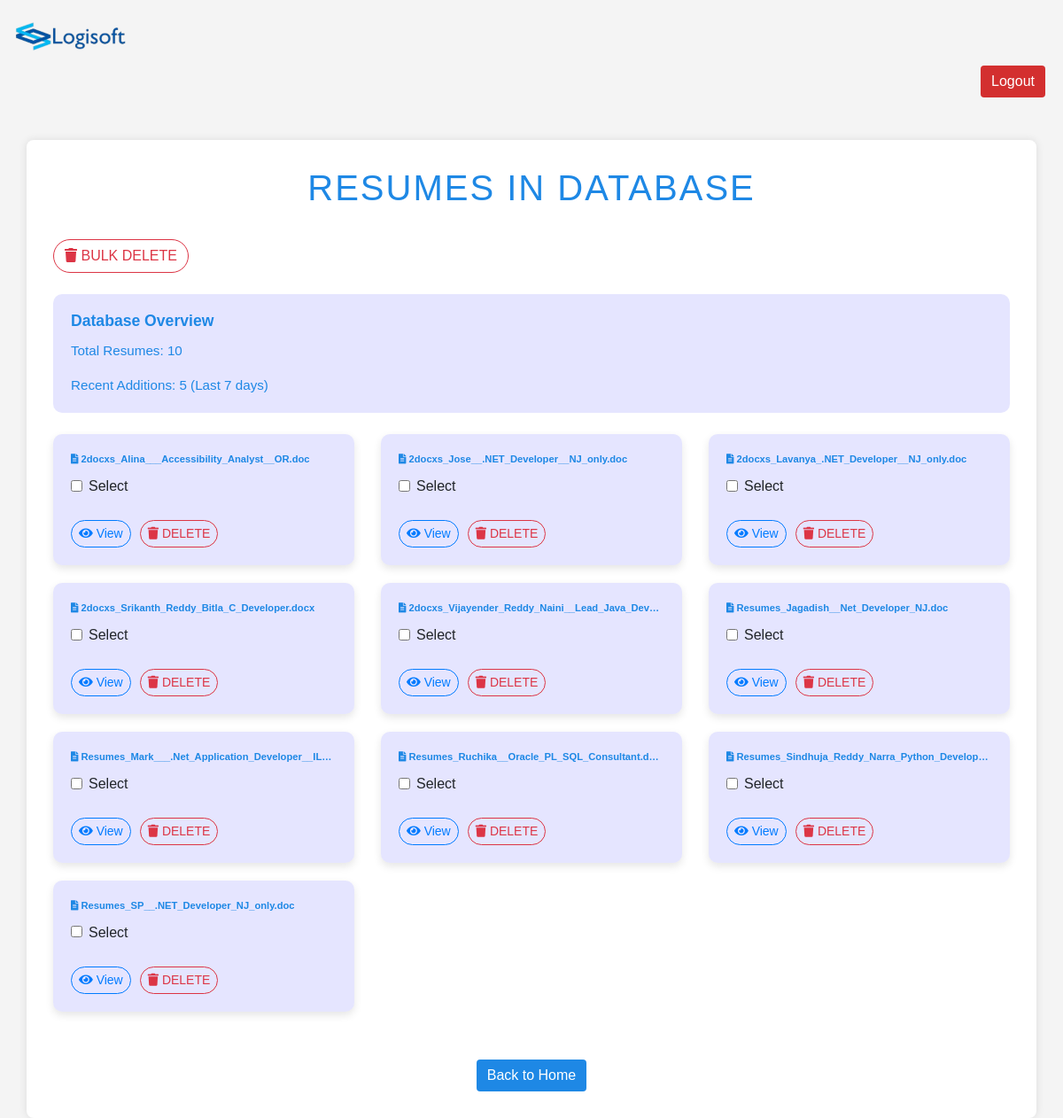
Screenshot of /view_database with the database file from the repository.
### tables this page shows
CREATE TABLE resumes (
            id INTEGER PRIMARY KEY AUTOINCREMENT,
            filename TEXT NOT NULL,
            content TEXT NOT NULL,
            name TEXT NOT NULL
        );

### app.py (the view)
@app.route('/view_database')
def view_database():
    conn = get_db()
    cursor = conn.cursor()
    cursor.execute("SELECT filename FROM resumes")
    resumes = cursor.fetchall()
    conn.close()
    return render_template('view_database.html', resumes=resumes)

### app.py (called while the page is built)
def get_db():
    conn = sqlite3.connect(DATABASE,timeout=10)
    return conn

### templates/view_database.html (shortened to what this page needs)
<!DOCTYPE html>
<html lang="en">
<head>
    <link href="https://stackpath.bootstrapcdn.com/bootstrap/4.5.2/css/bootstrap.min.css" rel="stylesheet">
    <link rel="stylesheet" href="https://cdnjs.cloudflare.com/ajax/libs/font-awesome/5.15.3/css/all.min.css">
    <link rel="stylesheet" href="{{ url_for('static', filename='styles.css') }}">
    <div class="logo-container">
        <img src="{{ url_for('static', filename='logo.png') }}" alt="Company Logo" class="logo">
    </div>
</head>
<body>
        <div class ="logout"><a href="{{ url_for('logout') }}" class="btn btn-danger">Logout</a></div>
    <div class="container mt-5">
        <h1 class="text-center mb-4">Resumes in Database</h1>
        <div class="mb-4">
            <button id="bulk-delete-btn" class="btn btn-outline-danger">
                <i class="fas fa-trash"></i> Bulk Delete
            </button>
        </div>
        <div class="statistics-panel overlay mb-4">
            <h5 class="card-title">Database Overview</h5>
            <p class="card-text">Total Resumes: {{ resumes|length }}</p>
            <p class="card-text">Recent Additions: 5 (Last 7 days)</p>
        </div>
<div class="row">
    {% for resume in resumes %}
        <div class="col-md-4">
            <div class="resume-card">
                <div class="resume-title">
                    <i class="fas fa-file-alt"></i> {{ resume[0] }}
                </div>
                <div class="form-check">
                    <input type="checkbox" class="form-check-input resume-checkbox" id="resume-{{ loop.index }}" value="{{ resume[0] }}">
                    <label class="form-check-label" for="resume-{{ loop.index }}">Select</label>
                </div>
                <div class="delete-section mt-3">
                    <a href="{{ url_for('view_word_document', filename=resume[0]) }}" class="btn btn-outline-primary btn-sm">
                        <i class="fas fa-eye"></i> View
                    </a>
                    <form action="{{ url_for('delete_resume', filename=resume[0]) }}" method="post" style="display:inline;" onsubmit="return confirmDeletion(this);">
                        <button type="button" class="btn btn-outline-danger btn-sm delete-btn" onclick="showPasswordField(this);">
                            <i class="fas fa-trash"></i> Delete
                        </button>
                    </form>
                </div>
            </div>
        </div>
    {% endfor %}
</div>
        <div class="text-center mt-4">
            <a href="{{ url_for('index') }}" class="btn btn-primary">Back to Home</a>
        </div>
    </div>
</body>
</html>

### static/styles.css (style rules this page uses)
body { font-family: 'Arial', sans-serif; background-color: #f4f4f4; margin: 0; padding: 0; }
.logo-container { display: flex; justify-content:left; margin-top: 20px; }
.logout { text-align: right; padding-right: 20px; }
.logo { max-width: 200px; height: auto; }
.container { background-color: white; padding: 30px; border-radius: 8px; box-shadow: 0px 0px 10px rgba(0, 0, 0, 0.1); }
h1 { font-size: 2.5rem; color: #1e88e5; margin-bottom: 20px; text-transform: uppercase; letter-spacing: 2px; }
button { border-radius: 25px; padding: 10px 30px; font-size: 1.1rem; text-transform: uppercase; }
.btn-primary { background-color: #1e88e5; border: none; }
.btn-danger { background-color: #d32f2f; border: none; }

### templates/view_database.html (style rules this page uses)
.resume-card { background: rgba(0, 0, 255, 0.1); border-radius: 10px; padding: 20px; margin-bottom: 20px; box-shadow: 0 4px 10px rgba(0, 0, 0, 0.1); transition: all 0.3s ease; }
.resume-title { font-size: 0.7rem; font-weight: bold; color: #1e88e5; margin-bottom: 10px; white-space: nowrap; overflow: hidden; text-overflow: ellipsis; display: block; }
.btn { margin-top: 10px; }
.btn-outline-primary, .btn-outline-danger { border-radius: 20px; transition: all 0.3s; }
.delete-section { display: flex; align-items: center; gap: 10px; }
.statistics-panel { background: rgba(0, 0, 255, 0.3); color: #1e88e5; border-radius: 10px; padding: 15px; margin-bottom: 30px; }
.statistics-panel h5 { font-size: 1.1rem; font-weight: 600; }
.statistics-panel p { font-size: 0.95rem; }
.overlay { background: rgba(0, 0, 255, 0.1); padding: 20px; border-radius: 10px; color: #1e88e5; }

### rows the page displays
resumes: filename "2docxs_Alina___Accessibility_Analyst__OR.doc"
resumes: filename "2docxs_Jose__.NET_Developer__NJ_only.doc"
resumes: filename "2docxs_Lavanya_.NET_Developer__NJ_only.doc"
resumes: filename "2docxs_Srikanth_Reddy_Bitla_C_Developer.docx"
resumes: filename "2docxs_Vijayender_Reddy_Naini__Lead_Java_Dev…"
resumes: filename "Resumes_Jagadish__Net_Developer_NJ.doc"
resumes: filename "Resumes_Mark___.Net_Application_Developer__IL…"
resumes: filename "Resumes_Ruchika__Oracle_PL_SQL_Consultant.d…"
resumes: filename "Resumes_Sindhuja_Reddy_Narra_Python_Develop…"
resumes: filename "Resumes_SP__.NET_Developer_NJ_only.doc"

### other values shown
{{ resumes|length }} "10"
